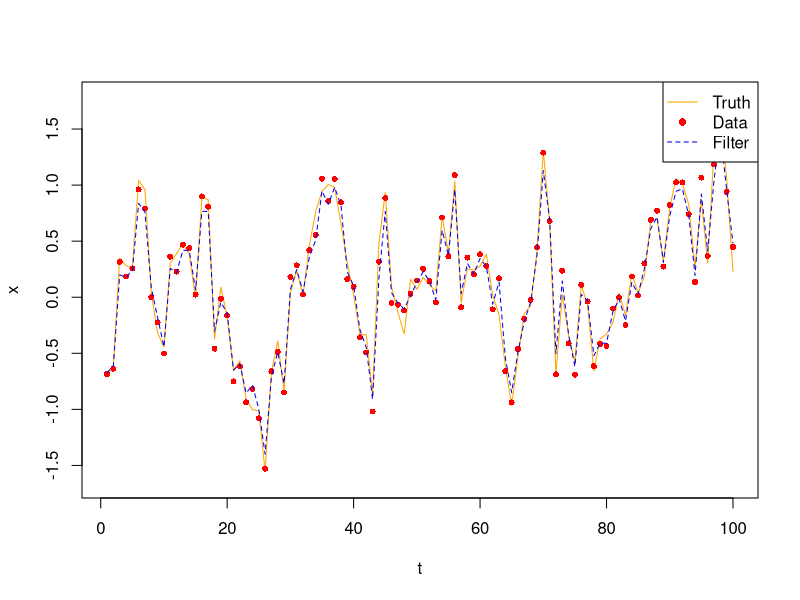

This chart was generated by the following R code:

##### Section 3.1 Kalman Filter


### Parameters

n <- 100 # sample size
H <- 1   # Data covariate

true.R <- 0.1 # Data Variance / Measurement error
true.Q <- 0.5 # Parameter Autoregressive Variance
true.M <- 0.7 # AR-1 Term

R <- 0.1
Q <- 0.5
M <- 0.7



### Generating Simulated Data

set.seed(123)
nu <- rnorm(n, 0, true.Q)
x <- rep(NA, n)
x[1] <- rnorm(1)

for (t in 2:n) {
  x[t] <- (true.M)*x[t-1] + nu[t]
}

epsilon <- rnorm(n, 0, true.R)
y <- H * x + epsilon

# remove <- c(40:43,80:83)
# remove <- 30:43

# y[remove] <- NA






### Plotting

# plot(x, col = 'orange', type = 'l', ylim = c(min(x)-0.1, max(x)+0.1), xlab = 't')
# points(y, col = 'red', cex = 0.8, pch = 16)
# legend("topright", legend = c("Truth", "Data"),
#        lty = c(1, NA),
#        pch = c(NA, 16),
#        col = c("orange", "red"))







### Filtering

x0 <- 0
P0 <- 10

len.dat <- length(y)

filter.x <- rep(NA, len.dat+1)
filter.Pt <- rep(NA, len.dat+1)

filter.x[1] <- x0
filter.Pt[1] <- P0

forcast.x <- rep(NA, len.dat+1)
forcast.Pt <- rep(NA, len.dat+1)


update.forcast <- function(prev.filter.x, prev.filter.P) {
  forcast.x <- M * prev.filter.x
  forcast.P <- Q + M^2 * prev.filter.P
  return(list(x = forcast.x, P = forcast.P))
}

update.filter <- function(forcast.x, forcast.P, y) {
  K <- forcast.P * H * (H*forcast.P*H + R)^(-1)
  filter.x <- forcast.x + K * (y - H * forcast.x)
  filter.P <- (1-K*H)*forcast.P
  return(list(x = filter.x, P = filter.P))
}

for (t in 2:(len.dat+1)) {
  forcast <- update.forcast(filter.x[t-1], filter.Pt[t-1])
  forcast.x[t] <- forcast$x
  forcast.Pt[t] <- forcast$P
  
  if (is.na(y[t-1])) {
    filter.x[t] <- forcast.x[t]
    filter.Pt[t] <- forcast.Pt[t]
  } else {
    filter <- update.filter(forcast.x[t], forcast.Pt[t], y[t-1])
    filter.x[t] <- filter$x
    filter.Pt[t] <- filter$P
  }
}

# Removing the extra element in front.
forcast.x <- forcast.x[-1]
forcast.Pt <- forcast.Pt[-1]
filter.x <- filter.x[-1]
filter.Pt <- filter.Pt[-1]





### Plotting the filter

plot(x, col = 'orange', type = 'l', ylim = c(min(x)-0.1, max(x)+0.1), xlab = 't')
points(y, col = 'red', cex = 0.8, pch = 16)
lines(filter.x, col = "blue2", lty = 2)
legend("topright", legend = c("Truth", "Data", "Filter"),
       lty = c(1, NA, 2),
       pch = c(NA, 16, NA),
       col = c("orange", "red", "blue2"))



#plot(filter.Pt[2:len.dat], ylim = c(0, max(filter.Pt[2:len.dat])+0.1))










